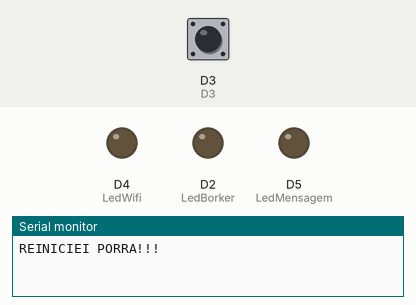
Recording of a sketch running on a simulated ESP8266 (NodeMCU). Shown: output pins drawn as LEDs (lit = HIGH), the last lines printed to the serial monitor. Inputs (shaded band) come from the test bench; at power-on: D3 HIGH. WiFi joins after 1.5 s; servers stay silent unless stated; no MQTT or app messages arrive unless stated.

Above: at 0.4 s.
At 2.7 s:
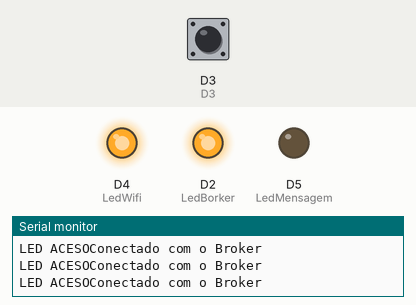
2.8 s: D3 pulsed LOW 5 times (0.12 s each, 0.3 s apart)
At 3.7 s:
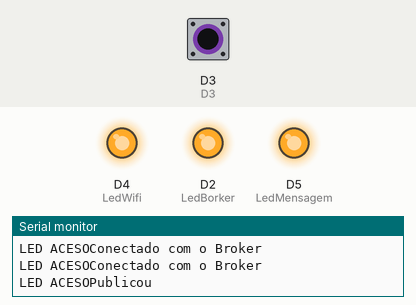
Timing chart, 0 to 8.5 s (numbered marks = the images above; inputs shaded):
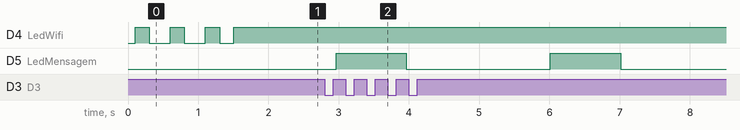

Measured:
- after the input at 2.8 s, D5 (LedMensagem): alternates HIGH for 1.0 s and LOW for 2.1 s, 4 changes in all, then stays LOW, starting after 0.16 s

The sketch:

CodigoPrototipoTd.ino
```cpp
#include <SPI.h>
//#include <Ethernet.h>
#include <PubSubClient.h>
#include <ESP8266WiFi.h> // Importa a Biblioteca ESP8266WiFi

#define D0    16
#define D1    5
#define D2    4
#define D3    0
#define D4    2
#define D5    14
#define D6    12
#define D7    13
#define D8    15
#define D9    3
#define D10   1


#define TOPICO_SUBSCRIBE "MQTTEnvia"     //tópico MQTT de escuta
#define TOPICO_PUBLISH   "MQTTRecebe"    //tópico MQTT de envio de informações para Broker
                                                   //IMPORTANTE: recomendamos fortemente alterar os nomes
                                                   //            desses tópicos. Caso contrário, há grandes
                                                   //            chances de você controlar e monitorar o NodeMCU
                                                   //            de outra pessoa.
#define ID_MQTT  "HomeAut"     //id mqtt (para identificação de sessão)
                               //IMPORTANTE: este deve ser único no broker (ou seja,
                               //            se um client MQTT tentar entrar com o mesmo
                               //            id de outro já conectado ao broker, o broker
                               //            irá fechar a conexão de um deles).

#define LedBorker D2
#define LedWifi D4
#define LedMensagem D5

// WIFI
const char* SSID = "FABIO COUTINHO"; // SSID / nome da rede WI-FI que deseja se conectar
const char* PASSWORD = "santcou90"; // Senha da rede WI-FI que deseja se conectar
const int NIVEL_QoS = 1;

// MQTT
const char* BROKER_MQTT = "m14.cloudmqtt.com"; //URL do broker MQTT que se deseja utilizar
int BROKER_PORT = 12114; // Porta do Broker MQTT

//const char* BROKER_MQTT = "10.0.0.8"; //URL do broker MQTT que se deseja utilizar
//int BROKER_PORT = 1883; // Porta do Broker MQTT

const char* USER_MQTT = "mqrybazf";
const char* PASSWORD_MQTT = "gEVFOPGKbx6R";

bool publicar = false;
unsigned long  tempo;
unsigned long ult_tempo = 0;

void verificaConexaoBroker();
void verificaConexaoWifi();
void publicaCoordenadas(void);
void EnviaEstadoOutputMQTT(void);
void ativarPublicacao(void);
void acendeLed(void);
void apagaLed(void);
void piscaLedConexao(void);
void callback(char* topic, byte* payload, unsigned int length) {
  // handle message arrived
}


//Variáveis e objetos globais
WiFiClient espClient; // Cria o objeto espClient
PubSubClient client(BROKER_MQTT, BROKER_PORT, callback, espClient);

void setup()
{
  Serial.begin(115200);
  Serial.println("REINICIEI PORRA!!!");
  pinMode(LedBorker, OUTPUT);
  pinMode(LedWifi, OUTPUT);
  pinMode(LedMensagem, OUTPUT);
  attachInterrupt(0,ativarPublicacao,RISING);
  client.subscribe(TOPICO_SUBSCRIBE,NIVEL_QoS);

  if (WiFi.status() == WL_CONNECTED)
       return;

   WiFi.begin(SSID, PASSWORD); // Conecta na rede WI-FI

   while (WiFi.status() != WL_CONNECTED)
   {
       delay(100);
       piscaLedConexao();
       Serial.print(".");
   }


   Serial.println();
   Serial.print("Conectado com sucesso na rede ");
   Serial.print(SSID);
   Serial.println("IP obtido: ");
   Serial.println(WiFi.localIP());
   digitalWrite(LedWifi,HIGH);

   verificaConexaoWifi();
   verificaConexaoBroker();
}

void verificaConexaoWifi()
{
  if (WiFi.status() == WL_CONNECTED)
       return;

   WiFi.begin(SSID, PASSWORD); // Conecta na rede WI-FI

   while (WiFi.status() != WL_CONNECTED)
   {
       delay(100);
       piscaLedConexao();
       Serial.print(".");
   }
   Serial.println();
   Serial.print("Conectado com sucesso na rede ");
   Serial.print(SSID);
   Serial.println("IP obtido: ");
   Serial.println(WiFi.localIP());
   digitalWrite(LedWifi,HIGH);
}

void verificaConexaoBroker()
{
  if (client.connect("arduinoClient", USER_MQTT, PASSWORD_MQTT))
   //if (client.connect("arduinoClient"),NIVEL_QoS)
  {
    Serial.println("Conectado com o Broker");
    acendeLed();
  }
  else
  {
    client.disconnect();
    Serial.println("Desconectado com o Broker");
    apagaLed();
    verificaConexaoWifi();
  }
}

void piscaLedConexao(void)
{

  digitalWrite(LedWifi,HIGH);
  delay(200);
  digitalWrite(LedWifi,LOW);
  delay(200);
}

void publicaCoordenadas(void)
{
  if (client.connected())
  {
    client.publish(TOPICO_PUBLISH,"AV BRASILIA,1200,SANTA LUZIA,SÃO BENEDITO,NÃO É COMÉRCIO,71,FABIO COUTINHO DOS SANTOS");
    Serial.println("Publicou");
    digitalWrite(LedMensagem,HIGH);
    delay(1000);
    digitalWrite(LedMensagem,LOW);
  }
  publicar = false;
  //apagaLed();
}

void ativarPublicacao(void){
  publicar = true;
}

void acendeLed(void)
{
  digitalWrite(LedBorker,HIGH);
  Serial.print("LED ACESO");
}

void apagaLed(void)
{
  digitalWrite(LedBorker,LOW);
  Serial.print("LED APAGADO");
}


void loop()
{
  client.loop();
  verificaConexaoBroker();

  /*tempo = millis();
  if((tempo - ult_tempo) >= 10000)
  {
    ult_tempo = tempo;
    Serial.println("2 segundos");
    verificaConexaoBroker();
  }*/

  if(publicar){
    //acendeLed();
    publicaCoordenadas();
    delay(2000);
  }
  //publicaCoordenadas();
}
```
